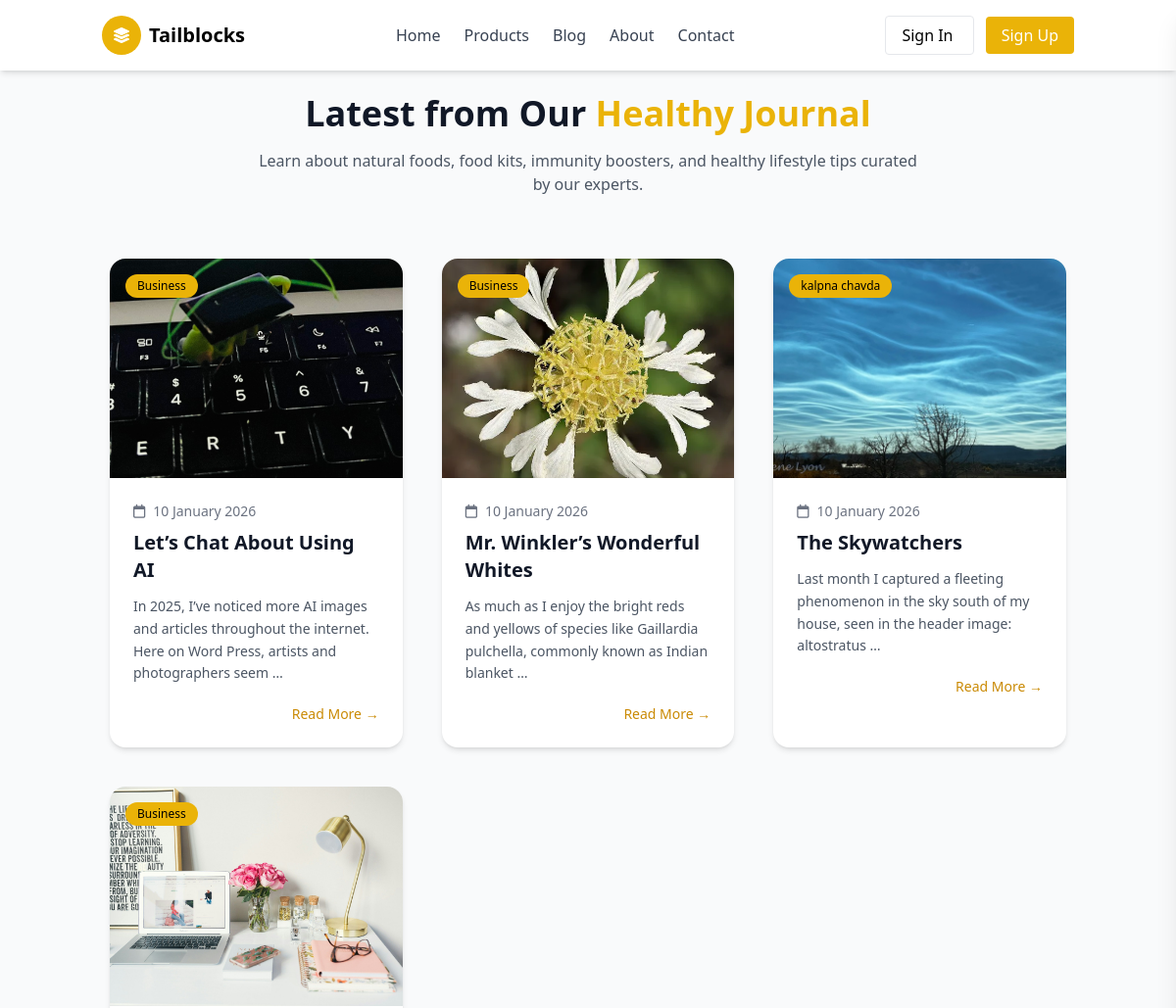
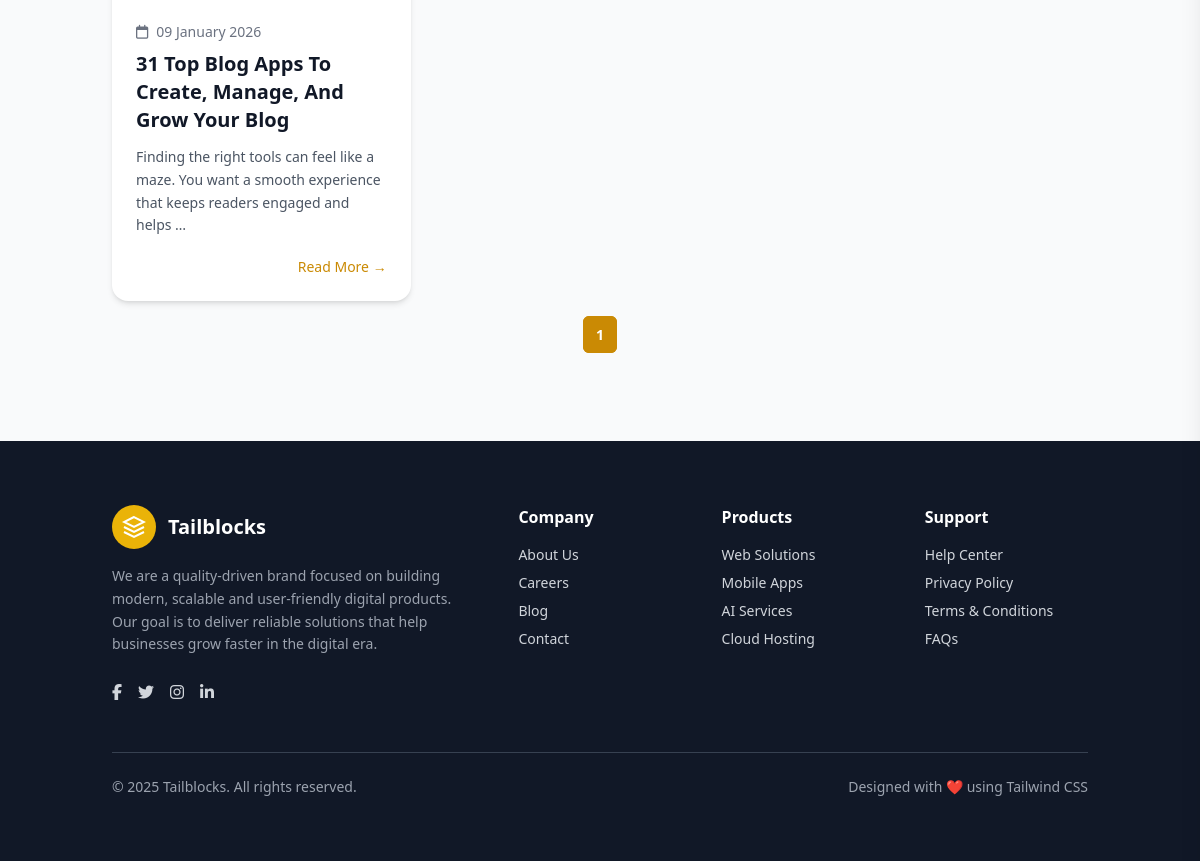
The app's page /blogs/, older data (2 pictures, top to bottom).
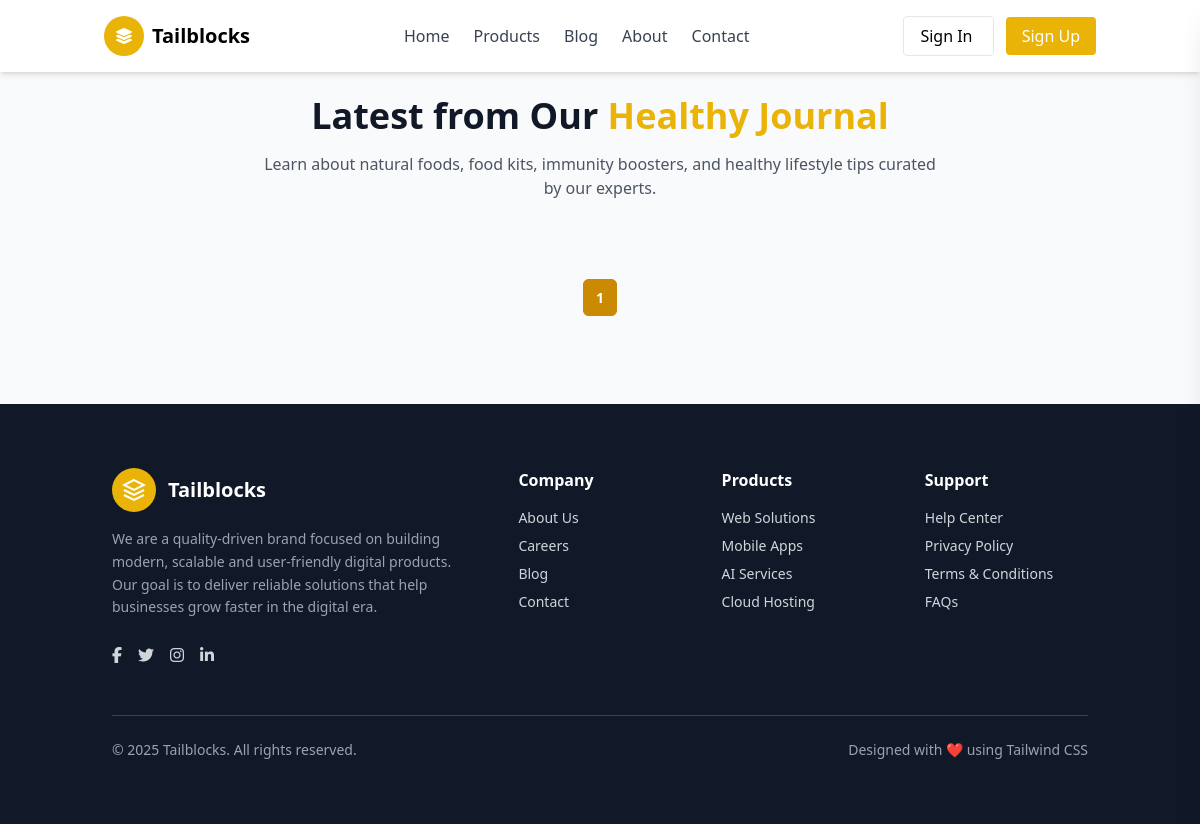
The same page, newer data.
### apps/store/models.py (models this page shows, shortened)
class Blogs(BaseModel):
    category = models.ForeignKey(BlogCategory, on_delete=models.CASCADE)
    image = models.ImageField(
        upload_to=blog_image_upload_path,
        default="blogs/default_blog.jpg",
        blank=True,
        null=True
    )
    title = models.CharField(max_length=255)
    content = models.TextField()

class BlogCategory(BaseModel):
    name = models.CharField(max_length=255)

### apps/store/views.py (the view)
# urls.py: path("blogs/", blogs, name="blogs"),
def blogs(request):
    blog_list = Blogs.objects.all().order_by("-created_at")
    paginator = Paginator(blog_list, 6)  # 5 blogs per page
    page_number = request.GET.get('page')
    blogs = paginator.get_page(page_number)
    context = {
        'blogs': blogs
    }
    return render(request, "store/blogs.html", context)

### apps/store/templates/store/blogs.html (shortened to what this page needs)
{% extends 'store/base.html' %}
{% block body %}
<section class="bg-gray-50 py-24">
  <div class="container mx-auto px-6">
    <div class="text-center mb-16">
      <h2 class="text-3xl md:text-4xl font-extrabold text-gray-900">
        Latest from Our <span class="text-yellow-500">Healthy Journal</span>
      </h2>
      <p class="mt-4 max-w-2xl mx-auto text-gray-600">
        Learn about natural foods, food kits, immunity boosters, and healthy
        lifestyle tips curated by our experts.
      </p>
    </div>
    <div class="grid grid-cols-1 md:grid-cols-2 lg:grid-cols-3 gap-10">
      {% for blog in blogs %}
      <div class="bg-white rounded-2xl shadow-md hover:shadow-xl transition overflow-hidden">
        <div class="relative">
          <img src="{{ blog.image.url }}" class="w-full h-56 object-cover" alt="Blog">
          <span class="absolute top-4 left-4 bg-yellow-500 text-dark text-xs px-3 py-1 rounded-full">
            {{blog.category.name}}
          </span>
        </div>
        <div class="p-6">
          <div class="flex items-center gap-2 text-sm text-gray-500 mb-2">
            <i class="fa-regular fa-calendar"></i>
            <span>{{ blog.created_at|date:"d F Y" }}</span>
          </div>
          <h3 class="text-xl font-semibold text-gray-900 mb-3">
            {{blog.title}}
          </h3>
          <p class="text-gray-600 text-sm leading-relaxed mb-5">
            {{blog.content|truncatewords:20}}
          </p>
          <div class="flex justify-end">
            <a href="{% url 'blog_detail' blog.id %}" class="text-sm font-medium text-yellow-600 hover:underline">
              Read More →
            </a>
          </div>
        </div>
      </div>
      {% endfor %}
    </div>
<nav class="flex justify-center mt-6">
    <ul class="inline-flex items-center space-x-1 text-sm">
        {% for num in blogs.paginator.page_range %}
            {% if blogs.number == num %}
                <li>
                    <span
                        class="px-3 py-2 rounded-md bg-yellow-600 text-white font-semibold border border-yellow-600">
                        {{ num }}
                    </span>
                </li>
            {% endif %}
        {% endfor %}
    </ul>
</nav>
  </div>
</section>
{% endblock %}

Row changes from the older to the newer data that the page shows:
removed Blogs: image (picture), category.name "Business", created_at "10 January 2026", title "Let’s Chat About Using AI", content "In 2025, I’ve noticed more AI images and articles throughout the internet. Here on Word Press, artists and photographers seem …"
removed Blogs: image (picture), category.name "Business", created_at "10 January 2026", title "Mr. Winkler’s Wonderful Whites", content "As much as I enjoy the bright reds and yellows of species like Gaillardia pulchella, commonly known as Indian blanket …"
removed Blogs: image (picture), category.name "kalpna chavda", created_at "10 January 2026", title "The Skywatchers", content "Last month I captured a fleeting phenomenon in the sky south of my house, seen in the header image: altostratus …"
removed Blogs: image (picture), category.name "Business", created_at "09 January 2026", title "31 Top Blog Apps To Create, Manage, And Grow Your Blog", content "Finding the right tools can feel like a maze. You want a smooth experience that keeps readers engaged and helps …"
